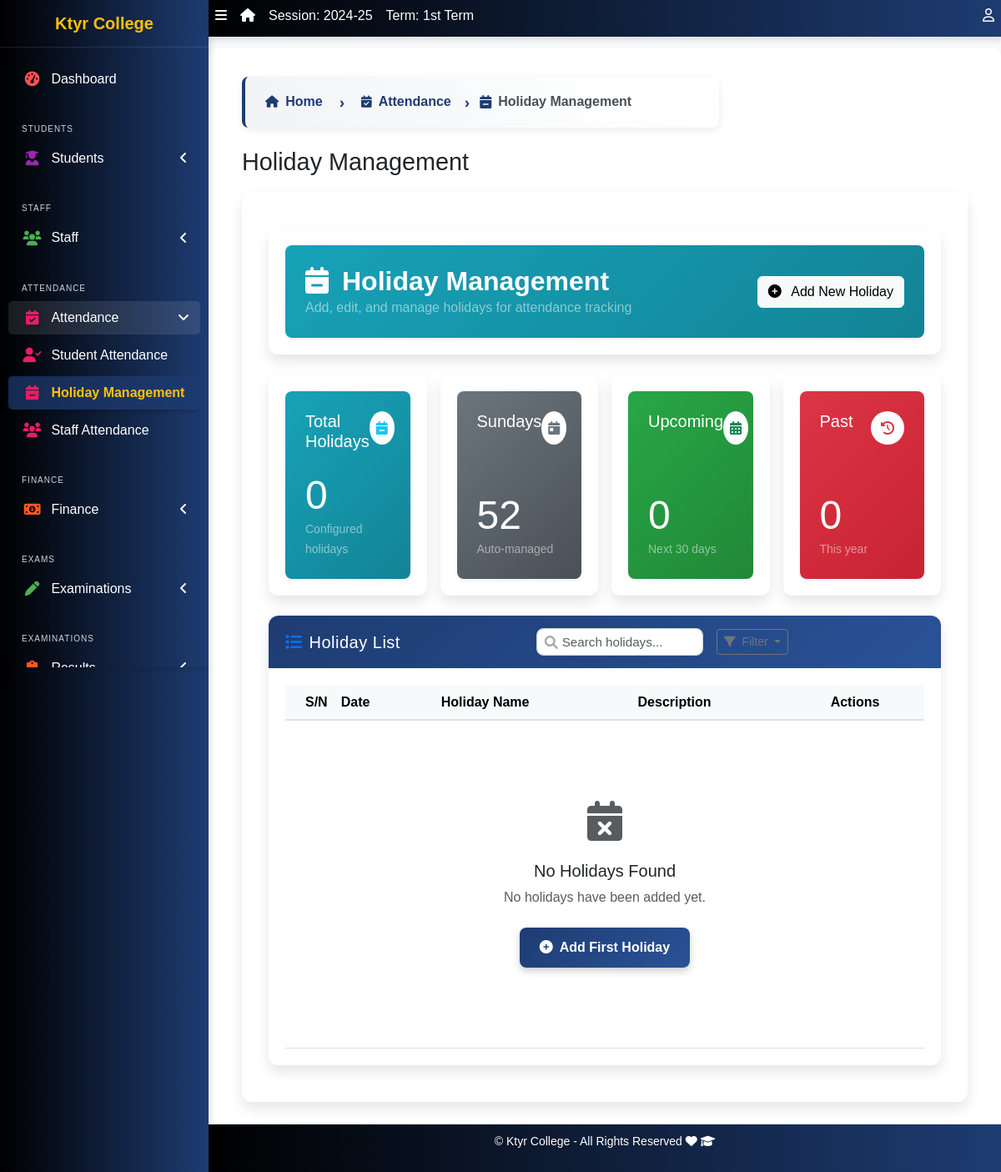
The page /attendance/holidays/ (signed in) on the database as committed earlier.
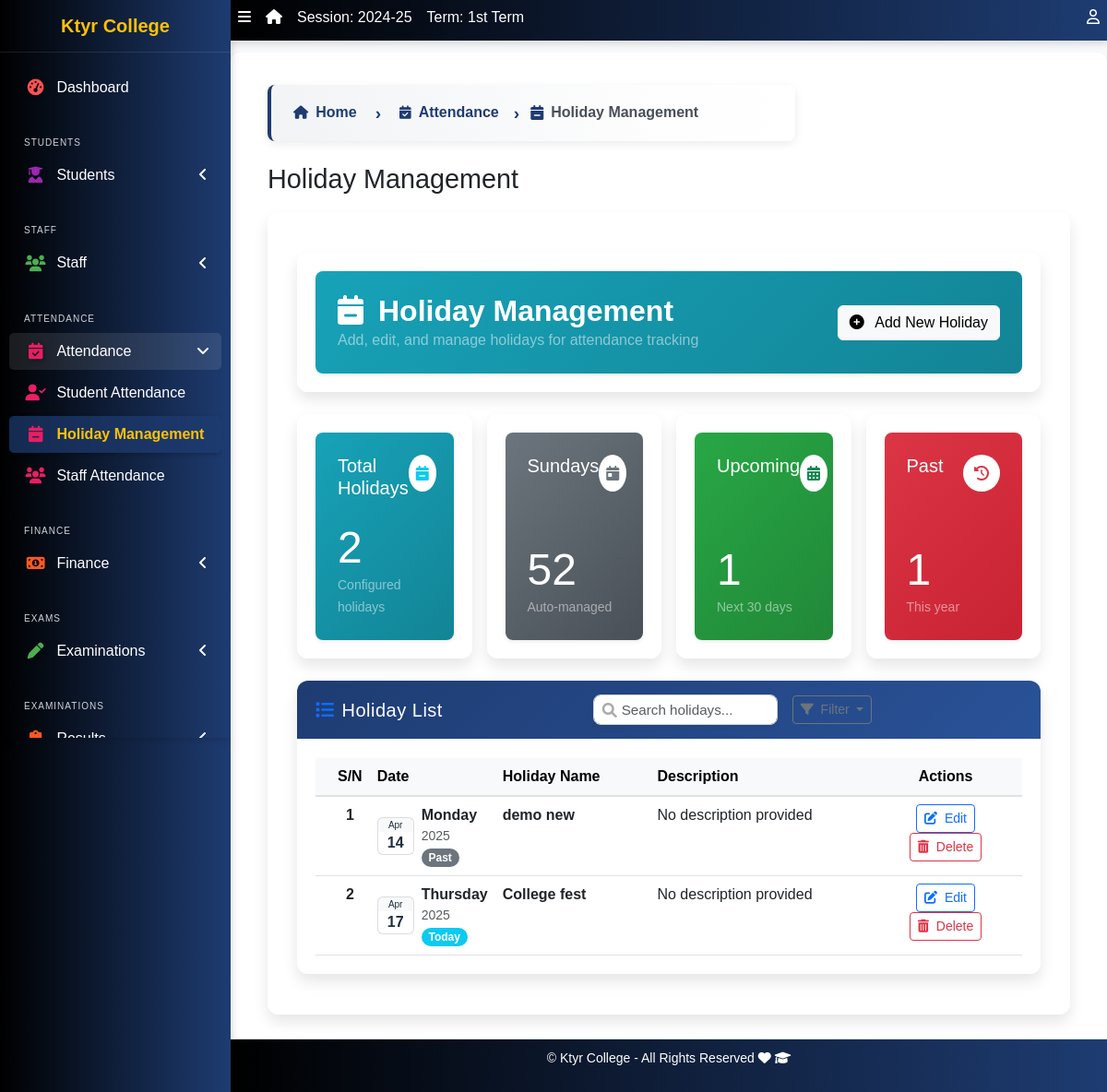
The same page on the database as committed later.
### apps/attendance/models.py (models this page shows, shortened)
class Holiday(models.Model):
    date = models.DateField(unique=True)
    name = models.CharField(max_length=100)
    description = models.TextField(blank=True, null=True)

### apps/attendance/views.py (the view)
# urls.py: path('holidays/', holiday_list, name='holiday_list'),
@login_required
def holiday_list(request):
    today = timezone.now().date()
    holidays = Holiday.objects.all().order_by('date')
    upcoming_holidays = holidays.filter(date__gte=today)
    year_start = datetime.date(today.year, 1, 1)
    past_holidays = holidays.filter(date__lt=today, date__gte=year_start)
    context = {
        "holidays": holidays,
        "upcoming_holidays": upcoming_holidays,
        "past_holidays": past_holidays,
        "today": today,
    }
    return render(request, 'attendance/holiday_list.html', context)

### apps/corecode/context_processors.py (called while the page is built)
def site_defaults(request):
    current_session = AcademicSession.objects.get(current=True)
    current_term = AcademicTerm.objects.get(current=True)
    vals = SiteConfig.objects.all()
    contexts = {
        "current_session": current_session.name,
        "current_term": current_term.name,
    }
    for val in vals:
        contexts[val.key] = val.value
    return contexts

def global_college_profile(request):
    try:
        profile = CollegeProfileModel.objects.first()
    except CollegeProfileModel.DoesNotExist:
        profile = None
    return {'profile': profile}

### apps/attendance/templates/attendance/holiday_list.html (shortened to what the changed rows need)
{% extends 'base.html' %}
{% load widget_tweaks %}
{% block title %}
Holiday Management
{% endblock title %}
{% block content %}
<div class="container mt-4">
  <div class="card border-0 mb-4">
    <div class="card-body p-0">
      <div class="p-4 rounded-3 shadow-sm" style="background: linear-gradient(135deg, #17a2b8 0%, #138496 100%); color: white;">
        <div class="d-flex justify-content-between align-items-center">
          <div>
            <h2 class="fw-bold mb-0"><i class="fas fa-calendar-minus me-3"></i>Holiday Management</h2>
          </div>
        </div>
      </div>
    </div>
  </div>
  <div class="row g-3 mb-4">
    <div class="col-md-3">
      <div class="card border-0 h-100">
        <div class="card-body p-0">
          <div class="p-4 rounded-3 shadow-sm h-100 d-flex flex-column justify-content-between" style="background: linear-gradient(135deg, #17a2b8 0%, #138496 100%); color: white;">
            <div>
              <p class="display-5 mb-0">{{ holidays.count }}</p>
              <small class="text-white-50">Configured holidays</small>
            </div>
          </div>
        </div>
      </div>
    </div>
    <div class="col-md-3">
      <div class="card border-0 h-100">
        <div class="card-body p-0">
          <div class="p-4 rounded-3 shadow-sm h-100 d-flex flex-column justify-content-between" style="background: linear-gradient(135deg, #28a745 0%, #218838 100%); color: white;">
            <div>
              <p class="display-5 mb-0">{{ upcoming_holidays.count }}</p>
              <small class="text-white-50">Next 30 days</small>
            </div>
          </div>
        </div>
      </div>
    </div>
    <div class="col-md-3">
      <div class="card border-0 h-100">
        <div class="card-body p-0">
          <div class="p-4 rounded-3 shadow-sm h-100 d-flex flex-column justify-content-between" style="background: linear-gradient(135deg, #dc3545 0%, #c82333 100%); color: white;">
            <div>
              <p class="display-5 mb-0">{{ past_holidays.count }}</p>
              <small class="text-white-50">This year</small>
            </div>
          </div>
        </div>
      </div>
    </div>
  </div>
  <div class="card shadow-sm border-0 mb-4">
    <div class="card-body p-0">
      <div class="table-responsive">
        <table id="holiday-table" class="table table-hover mb-0">
          <thead class="table-light">
            <tr>
              <th class="text-center" style="width: 50px;">S/N</th>
              <th style="width: 120px;">Date</th>
              <th>Holiday Name</th>
              <th>Description</th>
              <th class="text-center" style="width: 150px;">Actions</th>
            </tr>
          </thead>
          <tbody>
            {% for holiday in holidays %}
            <tr class="holiday-row {% if holiday.date < today %}past-holiday{% elif holiday.date > today %}upcoming-holiday{% else %}today-holiday{% endif %}">
              <td class="text-center fw-bold">{{ forloop.counter }}</td>
              <td>
                <div class="d-flex align-items-center">
                  <div class="calendar-icon me-2 text-center" style="min-width: 40px;">
                    <div class="bg-light rounded-top px-1" style="font-size: 10px; border: 1px solid #ddd; border-bottom: none;">
                      {{ holiday.date|date:"M" }}
                    </div>
                    <div class="bg-white rounded-bottom fw-bold" style="font-size: 16px; border: 1px solid #ddd; border-top: none;">
                      {{ holiday.date|date:"d" }}
                    </div>
                  </div>
                  <div>
                    <div class="fw-bold">{{ holiday.date|date:"l" }}</div>
                    <div class="small text-muted">{{ holiday.date|date:"Y" }}</div>
                    {% if holiday.date == today %}
                      <span class="badge bg-info rounded-pill">Today</span>
                    {% elif holiday.date < today %}
                      <span class="badge bg-secondary rounded-pill">Past</span>
                    {% else %}
                      <span class="badge bg-success rounded-pill">Upcoming</span>
                    {% endif %}
                  </div>
                </div>
              </td>
              <td>
                <span class="fw-bold">{{ holiday.name }}</span>
              </td>
              <td>
                {{ holiday.description|default:"No description provided" }}
              </td>
              <td class="text-center">
                <button type="button" class="btn btn-sm btn-outline-primary edit-holiday-btn"
                        data-id="{{ holiday.id }}"
                        data-date="{{ holiday.date|date:'Y-m-d' }}"
                        data-name="{{ holiday.name }}"
                        data-description="{{ holiday.description|default:'' }}">
                  <i class="fas fa-edit me-1"></i> Edit
                </button>
                <button type="button" class="btn btn-sm btn-outline-danger delete-holiday-btn"
                        data-id="{{ holiday.id }}"
                        data-name="{{ holiday.name }}">
                  <i class="fas fa-trash-alt me-1"></i> Delete
                </button>
              </td>
            </tr>
            {% empty %}
            <tr>
              <td colspan="5" class="text-center py-5">
                <div class="py-5">
                  <i class="fas fa-calendar-times fa-3x text-muted mb-3"></i>
                  <h5>No Holidays Found</h5>
                  <p class="text-muted">No holidays have been added yet.</p>
                  <button type="button" class="btn btn-primary mt-2" data-bs-toggle="modal" data-bs-target="#addHolidayModal">
                    <i class="fas fa-plus-circle me-1"></i> Add First Holiday
                  </button>
                </div>
              </td>
            </tr>
            {% endfor %}
          </tbody>
        </table>
      </div>
    </div>
  </div>
</div>
{% endblock content %}

Rows that differ between the two databases and show on the page:
added Holiday: date "Apr", date "14", date "Monday", date "2025", shows "Past", name "demo new", description "No description provided"
added Holiday: date "Apr", date "17", date "Thursday", date "2025", shows "Today", name "College fest", description "No description provided"
Other text that changed with them:
{{ holidays.count }}: "0" → "2"
{{ upcoming_holidays.count }}: "0" → "1"
{{ past_holidays.count }}: "0" → "1"
text no longer shown: "No Holidays Found No holidays have been added yet. Add First Holiday"
